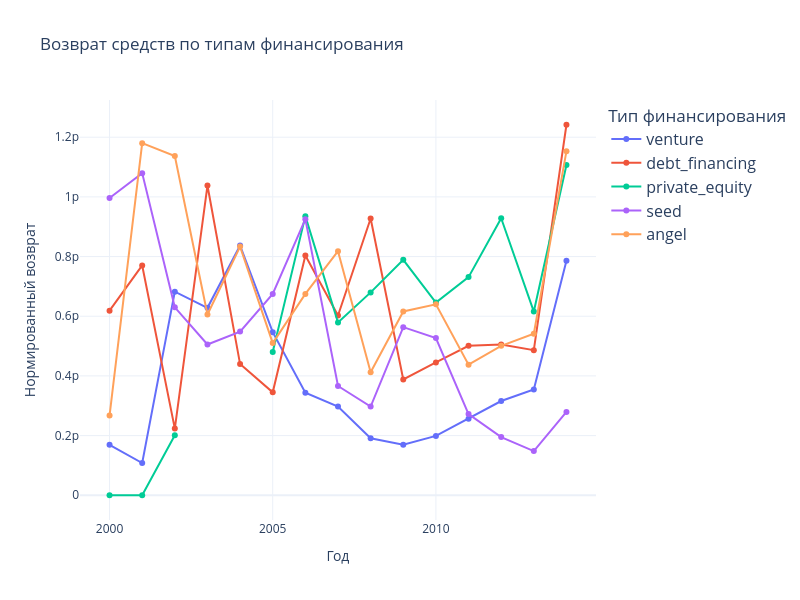

Here is the notebook cell this chart was saved with:
### Markdown cell above
Постройте график, на котором отобразите нормированные значения возврата средств для типов финансирования `venture`, `debt_financing`, `private_equity`, `seed` и `angel`.

Сделайте вывод о том, в каких типах финансирования наблюдается наиболее устойчивый рост показателя.

### Code cell
plot_df = ratio.reset_index().melt(
    id_vars=ratio.index.name if ratio.index.name else 'index', 
    value_vars=['venture', 'debt_financing', 'private_equity', 'seed', 'angel'],
    var_name='funding_type',
    value_name='normalized_return'
)

# Интерактивный график
fig = px.line(
    plot_df,
    x=plot_df.columns[0],  
    y='normalized_return',
    color='funding_type',
    markers=True,
    title='Возврат средств по типам финансирования',
    labels={
        plot_df.columns[0]: 'Год',
        'normalized_return': 'Нормированный возврат',
        'funding_type': 'Тип финансирования'
    }
)

fig.update_layout(
    template='plotly_white',
    legend_title_text='Тип финансирования',
    hovermode='closest',  
    width=800,
    height=600,
    legend=dict(
        title_text='Тип финансирования',
        font=dict(size=16),           
        title_font=dict(size=17),     
    )
)

fig.show()

### Figure 1 — Plotly figure (JSON) as saved in the notebook; plotly's stock layout.template omitted (floating-point values rounded to 4 significant figures)
{"data": [{"hovertemplate": "Тип финансирования=venture<br>Год=%{x}<br>Нормированный возврат=%{y}<extra></extra>", "legendgroup": "venture", "line": {"color": "#636efa", "dash": "solid"}, "marker": {"symbol": "circle"}, "mode": "lines+markers", "name": "venture", "orientation": "v", "showlegend": true, "type": "scatter", "x": [2000, 2001, 2002, 2003, 2004, 2005, 2006, 2007, 2008, 2009, 2010, 2011, 2012, 2013, 2014], "xaxis": "x", "y": [1.689e-13, 1.08e-13, 6.823e-13, 6.283e-13, 8.37e-13, 5.466e-13, 3.437e-13, 2.972e-13, 1.909e-13, 1.695e-13, 1.988e-13, 2.567e-13, 3.158e-13, 3.542e-13, 7.856e-13], "yaxis": "y"}, {"hovertemplate": "Тип финансирования=debt_financing<br>Год=%{x}<br>Нормированный возврат=%{y}<extra></extra>", "legendgroup": "debt_financing", "line": {"color": "#EF553B", "dash": "solid"}, "marker": {"symbol": "circle"}, "mode": "lines+markers", "name": "debt_financing", "orientation": "v", "showlegend": true, "type": "scatter", "x": [2000, 2001, 2002, 2003, 2004, 2005, 2006, 2007, 2008, 2009, 2010, 2011, 2012, 2013, 2014], "xaxis": "x", "y": [6.186e-13, 7.703e-13, 2.234e-13, 1.038e-12, 4.397e-13, 3.45e-13, 8.038e-13, 6.025e-13, 9.275e-13, 3.882e-13, 4.451e-13, 5.008e-13, 5.052e-13, 4.863e-13, 1.242e-12], "yaxis": "y"}, {"hovertemplate": "Тип финансирования=private_equity<br>Год=%{x}<br>Нормированный возврат=%{y}<extra></extra>", "legendgroup": "private_equity", "line": {"color": "#00cc96", "dash": "solid"}, "marker": {"symbol": "circle"}, "mode": "lines+markers", "name": "private_equity", "orientation": "v", "showlegend": true, "type": "scatter", "x": [2000, 2001, 2002, 2003, 2004, 2005, 2006, 2007, 2008, 2009, 2010, 2011, 2012, 2013, 2014], "xaxis": "x", "y": [0, 0, 2.013e-13, null, null, 4.8e-13, 9.355e-13, 5.791e-13, 6.799e-13, 7.892e-13, 6.46e-13, 7.311e-13, 9.285e-13, 6.157e-13, 1.107e-12], "yaxis": "y"}, {"hovertemplate": "Тип финансирования=seed<br>Год=%{x}<br>Нормированный возврат=%{y}<extra></extra>", "legendgroup": "seed", "line": {"color": "#ab63fa", "dash": "solid"}, "marker": {"symbol": "circle"}, "mode": "lines+markers", "name": "seed", "orientation": "v", "showlegend": true, "type": "scatter", "x": [2000, 2001, 2002, 2003, 2004, 2005, 2006, 2007, 2008, 2009, 2010, 2011, 2012, 2013, 2014], "xaxis": "x", "y": [9.965e-13, 1.08e-12, 6.297e-13, 5.053e-13, 5.485e-13, 6.747e-13, 9.254e-13, 3.662e-13, 2.971e-13, 5.634e-13, 5.266e-13, 2.72e-13, 1.948e-13, 1.479e-13, 2.791e-13], "yaxis": "y"}, {"hovertemplate": "Тип финансирования=angel<br>Год=%{x}<br>Нормированный возврат=%{y}<extra></extra>", "legendgroup": "angel", "line": {"color": "#FFA15A", "dash": "solid"}, "marker": {"symbol": "circle"}, "mode": "lines+markers", "name": "angel", "orientation": "v", "showlegend": true, "type": "scatter", "x": [2000, 2001, 2002, 2003, 2004, 2005, 2006, 2007, 2008, 2009, 2010, 2011, 2012, 2013, 2014], "xaxis": "x", "y": [2.67e-13, 1.18e-12, 1.137e-12, 6.057e-13, 8.335e-13, 5.099e-13, 6.749e-13, 8.178e-13, 4.125e-13, 6.159e-13, 6.398e-13, 4.375e-13, 5.009e-13, 5.416e-13, 1.153e-12], "yaxis": "y"}], "layout": {"height": 600, "hovermode": "closest", "legend": {"font": {"size": 16}, "title": {"font": {"size": 17}, "text": "Тип финансирования"}, "tracegroupgap": 0}, "title": {"text": "Возврат средств по типам финансирования"}, "width": 800, "xaxis": {"anchor": "y", "domain": [0, 1], "title": {"text": "Год"}}, "yaxis": {"anchor": "x", "domain": [0, 1], "title": {"text": "Нормированный возврат"}}}}
